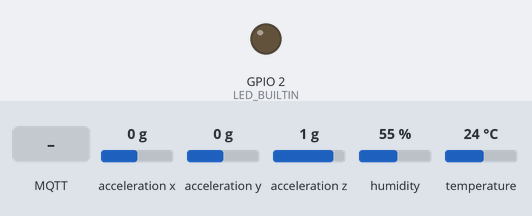
A sketch run on a simulated ESP8266 (NodeMCU). Parts: output pins drawn as LEDs (lit = HIGH, except the on-board LED, lit = LOW). Wiring (inferred from the names in the program): ADXL345 accelerometer at I2C address 0x1D. Inputs (shaded band) come from the test bench; at power-on: acceleration x 0 g, acceleration y 0 g, acceleration z 1 g, humidity 55 %, temperature 24 °C. WiFi joins after 1.5 s; servers stay silent unless stated; no MQTT or app messages arrive unless stated; what the sketch prints to the serial monitor is not drawn.

Above: at 1.2 s.
At 4.3 s:
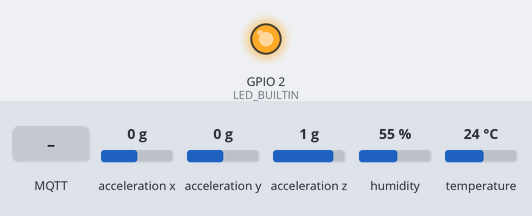
4.4 s: MQTT message "F" arrives on the first subscribed topic
16.6 s: MQTT message "1" arrives on the first subscribed topic
30.6 s: MQTT message "on" arrives on the first subscribed topic
Timing chart, 0 to 33.6 s (numbered marks = the images above; inputs shaded):
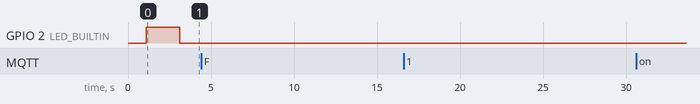

The sketch:

MotionLogger_V0.1.ino
```cpp
// Author: Min Jae Kim


//------------------------------------------------------------------------
// Include the ESP8266 library.
#include <ESP8266WiFi.h>

//------------------------------------------------------------------------
// Include the I2C library.
#include <Wire.h>

//------------------------------------------------------------------------
// Popular Arduino Library for MQTT handeling.
#include <PubSubClient.h>

//------------------------------------------------------------------------
// Include Adafruit Sensor and DHT library for the DHT11 Temperature
// and Humidity sensor.
#include <Adafruit_Sensor.h>
#include <DHT.h>

//------------------------------------------------------------------------
// Define Wi-Fi name to connect to and password.
// Please do not remember my Wi-Fi password...
#define ssid                 "MJK"
#define password             "A12086477198990"

//------------------------------------------------------------------------
// Define MQTT Broker (Server) hosted by Adafruit.
#define mqtt_server          "io.adafruit.com"
#define mqtt_server_port     1883

//------------------------------------------------------------------------
// Define user ID and key for account of adafruit MQTT Broker.
// Obtained by logging into Adafruit IO account.
#define mqtt_user            "david1196"
#define mqtt_key             "d93411ba0f224d25991fc1d8d9ae8cbc"

//------------------------------------------------------------------------
// Define the I2C address of the ADXL345 accelerometer.
// 0x1D is the address defined in the data sheet of ADXL345.
#define accel_module (0x1D)

//------------------------------------------------------------------------
// Values holds the data from ADXL345. datasheet of ADXL345 states that
// each x, y, and z axis outputs 2 bytes of data each, thus 6 bytes total.
byte values[6] ;

//------------------------------------------------------------------------
// String output. Used to output data to the serial port.
char output[512];

//------------------------------------------------------------------------
// Temporary data holder where it stores the magnitude of previous data
// value and subtract it to the current value. This will allow users to
// see if the value changed (final output != 0) or stayed the same (final
// output = 0).
int temporary = 0;

//------------------------------------------------------------------------
// Define MQTT feed address on the Adafruit IO server.
// Address: david1196/feeds/adxl345-data.
#define USERNAME             "david1196/"
#define PREAMBLE             "feeds/"
#define T_ACCELERATION       "adxl345-data"

//------------------------------------------------------------------------
// Define MQTT feed to subscribe to commands and status.
#define T_CLIENTSTATUS       "clientStatus"
#define T_COMMAND            "command"

//------------------------------------------------------------------------
// pin12 connected to the data pin on the DHT11 sensor.
#define pin12 12
DHT dht1(pin12, DHT11);
#define T_TEMPERATURE          "tempData"
#define T_HUMIDITY             "humidData"

//------------------------------------------------------------------------
// Variable declaration.
unsigned long entry;
byte clientStatus, prevClientStatus = 99;

float acceleration;
float temperature;
float humidity;

char valueStr[5];
char valueStr2[5];
char valueStr3[5];

//------------------------------------------------------------------------
// Create MQTT object.
WiFiClient WiFiClient;
PubSubClient client(WiFiClient);


void setup() {
  pinMode(LED_BUILTIN, OUTPUT);

  Wire.begin();                            // Initiate I2C
  Serial.begin(115200);                    // Begin the serial connection with Baud of 115200

//------------------------------------------------------------------------
// According to the data sheet of the ADXL345, 0x2D register is power
// control register. Controls which power state the sensor is at.
// eg. Link, Auto_Sleep, Measure, Sleep, and Wakeup. We write 0 into
// the register 0x2D to clear it and reset it.
  Wire.beginTransmission(accel_module);
  Wire.write(0x2D);
  Wire.write(0);
  Wire.endTransmission();

//------------------------------------------------------------------------
// Begin another transmission with the same module (ADXL345). We write
// in the same register (0x2D). We write 16 to the register. Note this
// is same as binary value 0010000. This selects D3 (from D0, D1, ..., D7)
// which corresponds to Measure mode.
  Wire.beginTransmission(accel_module);
  Wire.write(0x2D);
  Wire.write(16);
  Wire.endTransmission();

//------------------------------------------------------------------------
// We also write 8 (0001000) to the same register. According to the data
// sheet, this is Auto_Sleep (D4) and will prevent it from going to sleep
// allowing us to get our data back. If this is not done, the sensor will
// measure but not transmit the data back as it will go into sleep.
  Wire.beginTransmission(accel_module);
  Wire.write(0x2D);
  Wire.write(8);
  Wire.endTransmission();

//------------------------------------------------------------------------
// Initiate the DHT11 Sensor.
  dht1.begin();

//------------------------------------------------------------------------
//
  Serial.begin(115200);     // Check if I really need this (there's the same line above) @@@@@@@@@@@@@@@@@@@@@@@@@@@
  delay(100);

//------------------------------------------------------------------------
// Print some info about the status of Wi-Fi connection on Serial Monitor.
  Serial.println();
  Serial.println();
  Serial.print("Connecting to ");
  Serial.println(ssid);

//------------------------------------------------------------------------
// Connect to the Wi-Fi with SSID and Password given.
  WiFi.begin(ssid, password);

//------------------------------------------------------------------------
// While not connected to the Wi-Fi, print "..." on the serial monitor to
// show that it is still waiting for connection. The red LED on the board
// will blink until the connection to the Wi-Fi is established.
  while (WiFi.status() != WL_CONNECTED) {
  digitalWrite(LED_BUILTIN, LOW);   // Turn the LED on (Note that LOW is the voltage level
                                    // but actually the LED is on; this is because
                                    // it is acive low on the ESP-01)
  delay(1000);                      // Wait for a second
  digitalWrite(LED_BUILTIN, HIGH);  // Turn the LED off by making the voltage HIGH
  delay(2000);                      // Wait for two seconds (to demonstrate the active low LED)

    Serial.print(".");
  }

//------------------------------------------------------------------------
// Print some info about the status of Wi-Fi connection on Serial Monitor.
// Print the IP address.
  Serial.println("");
  digitalWrite(LED_BUILTIN, LOW );
  Serial.println("WiFi connected");
  Serial.println("IP address: ");
  Serial.println(WiFi.localIP());
  WiFi.printDiag(Serial);

//------------------------------------------------------------------------
// Define the MQTT Broker with the address and the port number.
  client.setServer(mqtt_server, mqtt_server_port);
  client.setCallback(callback);

}


void loop() {

//------------------------------------------------------------------------
// Read DHT temperature and humidity values
//  float DHT11_t = dht1.readTemperature();
//  float DHT11_h = dht1.readHumidity();

//------------------------------------------------------------------------
// Implemented inside the ESP8266 Library. ESP8266 runs a lot of utility
// functions in the background, such as keeping the Wi-Fi connected,
// managing IP/TCP stack, etc. Without this line, ESP8266 may block these
// critical functions while running our functions. Yielding fixes this
// issue, avoiding resets and crashes.
  yield();

//------------------------------------------------------------------------
// Connecting to the MQTT Broker
  if (!client.connected()) {
    Serial.println("Attempting MQTT connection...");
    //Attempt to connect using the username and key of the MQTT Broker.
    if (client.connect("AccelTempSense", mqtt_user, mqtt_key)) {
      Serial.println("connected to MQTT Broker");
      // subscribe to a topic.
      client.subscribe(USERNAME PREAMBLE T_COMMAND, 1);
      client.subscribe(USERNAME PREAMBLE "test", 1);
    }
    else {
      // if failed to connect, client.state and try to connect in 5 sec.
      Serial.print("failed, rc=");
      Serial.print(client.state());
      Serial.println(" try again in 5 seconds");
      delay(5000);
    }
  }

//------------------------------------------------------------------------
// Measure The temperature and acceleration. Only measure if the latest
// measurement has been done more than 1 second ago. This limits the the
// frequency of the number of measurements. Limit must be here as the
// MQTT Broker (Adafruit) states it will limit the number of publishes
// to 2 publishes per second.
  if (millis() - entry > 1000) {
    Serial.println("Measure");
    // Measure temperature.
    temperature = dht1.readTemperature();
    humidity = dht1.readHumidity();
    // Continuously print the data from DHT11 to the serial monitor every
    // 500 ms.
    Serial.print("DHT11  ");
    Serial.print(temperature,1); Serial.print(String(char(176))+"C  ");
    Serial.print(humidity,1); Serial.println("%RH");
    Serial.println();
    // Set current acceleration and output acceleration data separately.
//    int current, output;
//    // Current magnitude of g data.
//    // (Refer to movement() method below)
//    current = movement();
//
//    // ADXL345 represents the X, Y ,Z axis g data in a raw number
//    // between 0 to ~6000. The acceleration can be represented by the
//    // difference between previous acceleration value and the current
//    // value, but when the orientation is changed so that it jumps from
//    // 6000 to 0, it is represented as a big acceleration, while it
//    // may just have been a slight change. Example: if max value is 6000,
//    // 6000 to 0 is same acceleration as 2 to 3.
//    // To overcome this, if the current value is over 5000 and the previous
//    // value was less than 30, or vice versa, it will not register as an
//    // acceleration.
//    if (temporary < 30 and current > 5000)
//    {
//      acceleration = 0;
//    }
//    else if (current < 30 and temporary > 5000)
//    {
//      acceleration = 0;
//    }
//    else
//    {
//    acceleration = current - temporary;
//    temporary = current;
//      // I found that over 100 is a significant movement. This caps the
//      // acceleration value at 99 and -99. This gives a better
//      // representation on the graph. Also, since the values are required
//      // to be sent by string char (according to the MQTT Broker library),
//      // -99 is smaller in size than -100.
//      if (acceleration > 99) {
//        acceleration = 99;
//      }
//      else if (acceleration < -99) {
//        acceleration = -99;
//      }
//    }
    // Returns the number of milliseconds since the Arduino board began
    // running the current program.
    entry = millis();
  }

//------------------------------------------------------------------------
// If connected to the MQTT Broker, publish data.
  if (client.connected()) {
    for (int j = 1; j <= 10; j++)
    {
      int current, output;
    // Current magnitude of g data.
    // (Refer to movement() method below)
    current = movement();

    // ADXL345 represents the X, Y ,Z axis g data in a raw number
    // between 0 to ~6000. The acceleration can be represented by the
    // difference between previous acceleration value and the current
    // value, but when the orientation is changed so that it jumps from
    // 6000 to 0, it is represented as a big acceleration, while it
    // may just have been a slight change. Example: if max value is 6000,
    // 6000 to 0 is same acceleration as 2 to 3.
    // To overcome this, if the current value is over 5000 and the previous
    // value was less than 30, or vice versa, it will not register as an
    // acceleration.
    if (temporary < 30 and current > 5000)
    {
      acceleration = 0;
    }
    else if (current < 30 and temporary > 5000)
    {
      acceleration = 0;
    }
    else
    {
    acceleration = current - temporary;
    temporary = current;
      // I found that over 100 is a significant movement. This caps the
      // acceleration value at 99 and -99. This gives a better
      // representation on the graph. Also, since the values are required
      // to be sent by string char (according to the MQTT Broker library),
      // -99 is smaller in size than -100.
      if (acceleration > 99) {
        acceleration = 99;
      }
      else if (acceleration < -99) {
        acceleration = -99;
      }

    }

      // Convert data (number) into the format required by the
      // library (string).
      Serial.println("Publish Acceleration");
      String hi = (String)acceleration;
      hi.toCharArray(valueStr, 4);
      // Publish acceleration data to the Broker.
      // Publish at address david1196/feeds/adxl345-data.
      client.publish(USERNAME PREAMBLE T_ACCELERATION, valueStr);
      // Delay required to meet the MQTT Broker specification.
      // (1 publish per second, 1 for temp, 1 for accel)
      delay(1000);
    }

    Serial.println("Publish Temperature");
    // Convert data (number) into the format required by the
    // library (string).
    String te = (String)temperature;
    te.toCharArray(valueStr2, 5);
    // Publish temperature data to the Broker.
    // Publish at address david1196/feeds/tempData.
    client.publish(USERNAME PREAMBLE T_TEMPERATURE, valueStr2);
    // Delay required to meet the MQTT Broker specification.
    // (1 publish per second, 1 for temp, 1 for accel)
    delay(1000);

    // Convert data (number) into the format required by the
    // library (string).
    Serial.println("Publish Humidity");
    String by = (String)humidity;
    by.toCharArray(valueStr3, 5);
    // Publish acceleration data to the Broker.
    // Publish at address david1196/feeds/adxl345-data.
    client.publish(USERNAME PREAMBLE T_HUMIDITY, valueStr3);
    // Delay required to meet the MQTT Broker specification.
    // (1 publish per second, 1 for temp, 1 for accel)
    delay(1000);
  }

  if (client.connected()&& prevClientStatus != clientStatus ) {
    Serial.println("Publish Status");
    String hi = (String)clientStatus;
    String te = (String)clientStatus;
    String by = (String)clientStatus;
    hi.toCharArray(valueStr, 5);
    te.toCharArray(valueStr2, 5);
    by.toCharArray(valueStr3, 5);
    client.publish(USERNAME PREAMBLE T_CLIENTSTATUS, valueStr);
    client.publish(USERNAME PREAMBLE T_CLIENTSTATUS, valueStr2);
    client.publish(USERNAME PREAMBLE T_CLIENTSTATUS, valueStr3);
    prevClientStatus = clientStatus;
  }
  client.loop();
}

void callback(char* topic, byte * data, unsigned int length) {
  //  handle message arrived {
  Serial.print(topic);
  Serial.print(": ");
  for (int i = 0; i < length; i++) {
    Serial.print((char)data[i]);
  }
  Serial.println();
  if (data[1] == 'F')  {
    clientStatus = 0;
  } else {
    clientStatus = 1;
  }
}

int movement()
{
//------------------------------------------------------------------------
// xyz register is given the register address of 0x32. This is also
// determined by the data sheet of the ADXL345. Each X, Y, Z data are
// transmitted using 2 bytes of data. This means the total data size of
// X, Y, Z axis data is 6 bytes. The data sheet indicates that X-Axis
// Data 0 is DATAX0, X-Axis Data 1 is DATAX1, Y-Axis Data 0 is DATAY0,
// and so on. DATAX0 is located at register 0x32, DATAX1 at 0x33, and
// DATAZ1 is located at 0x37.
  int xyzregister = 0x32;
  int x, y, z;

//------------------------------------------------------------------------
// We connect with the ADXL module and wire to 0x32 on the register.
// We then read 6 bytes from 0x32 (thus, from 0x32 to 0x37).
  Wire.beginTransmission(accel_module);
  Wire.write(xyzregister);
  Wire.endTransmission();
  Wire.beginTransmission(accel_module);
  Wire.requestFrom(accel_module, 6);

//------------------------------------------------------------------------
// This while loop allows the each bit of the 6 bytes of data to be
// stored on the values variable.
  int i = 0;
  while(Wire.available()){
    values[i] = Wire.read();
    i++;
  }

//------------------------------------------------------------------------
// We now divide up that 6 bytes of data stored in the values variable
// into x, y, and z variable.
  Wire.endTransmission();
  x = (((int)values[1]) << 8) | values[0];
  y = (((int)values[3]) << 8) | values[2];
  z = (((int)values[5]) << 8) | values[4];
  Serial.write(10);
  delay(100);

//------------------------------------------------------------------------
// we return the magnitude of the x, y, z value by appling a simple
// 3D pythagorean theorem.
  return sqrt(pow(x,2)+pow(y,2)+pow(z,2));
}
```

Measured:
- after the input at 4.4 s, every drawn part: stays the same
- after the input at 16.6 s, every drawn part: stays the same
- after the input at 30.6 s, every drawn part: stays the same
